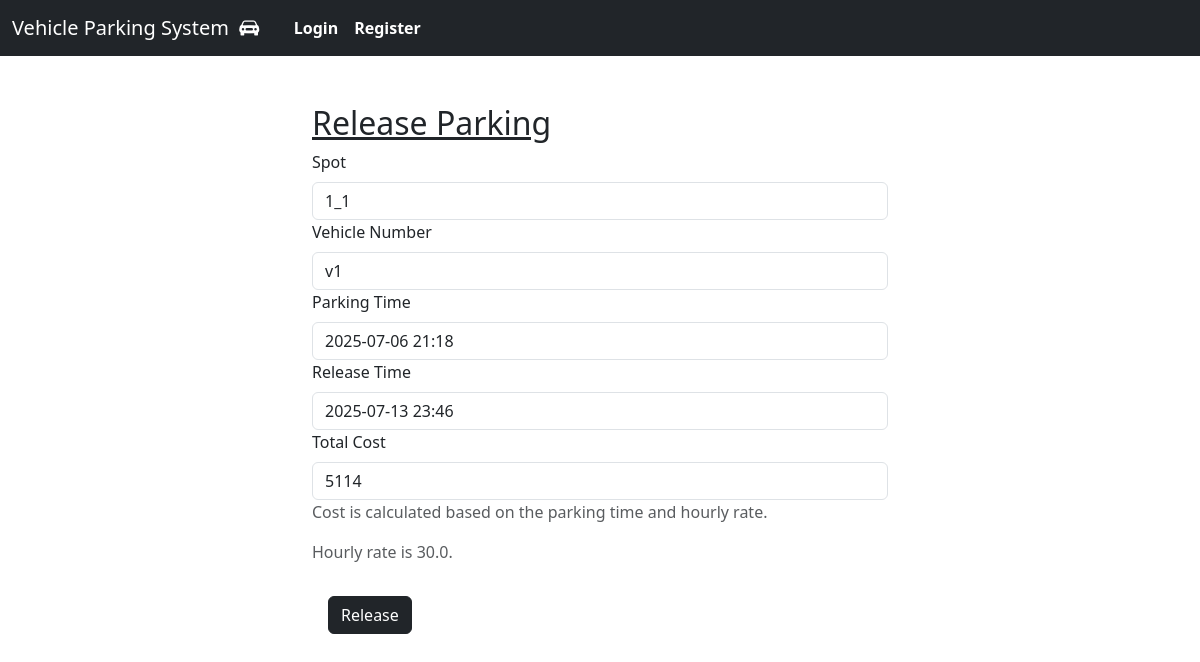
The page /release_parking/1 on the database as committed earlier.
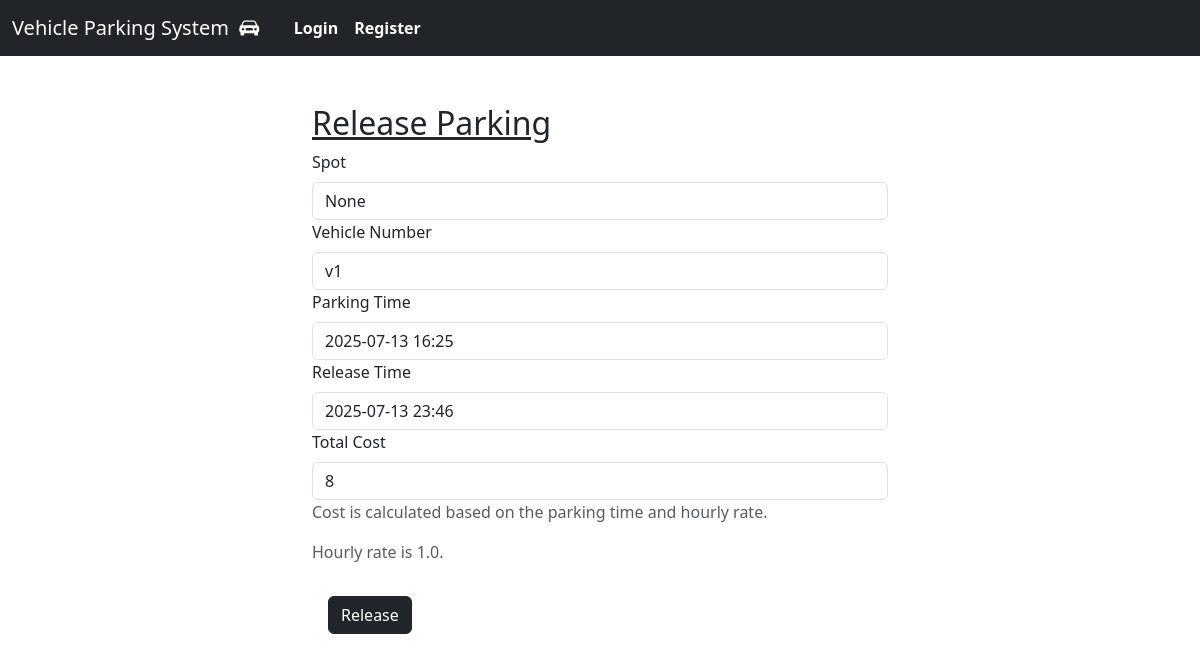
The same page on the database as committed later.
### controllers/models.py (models this page shows)
class Reservation(db.Model):
    id = db.Column(db.Integer, primary_key=True, autoincrement=True)
    spot_id = db.Column(db.Integer, db.ForeignKey('parking_spot.spot'), nullable=True)
    user_id = db.Column(db.Integer, db.ForeignKey('user.id'), nullable=False)
    parking_timestamp = db.Column(db.DateTime, nullable=False, default=datetime.utcnow)
    leaving_timestamp = db.Column(db.DateTime, nullable=True)
    parking_cost = db.Column(db.Float, nullable=True)
    vehicle_number = db.Column(db.String(20), nullable=False)
    spot = db.relationship('ParkingSpot', backref='reservations')
    user = db.relationship('User', backref='reservations')

### controllers/general_routes.py (the view, shortened to what this page needs)
@app.route('/release_parking/<int:reservation_id>', methods=['GET', 'POST'])
def release_parking(reservation_id):
    reservation = Reservation.query.get_or_404(reservation_id)
    parking_time = reservation.parking_timestamp.strftime('%Y-%m-%d %H:%M')
    release_time = datetime.now(ZoneInfo("Asia/Kolkata")).strftime('%Y-%m-%d %H:%M')
    fmt = "%Y-%m-%d %H:%M"
    start_dt = datetime.strptime(parking_time, fmt)
    end_dt   = datetime.strptime(release_time, fmt)
    delta = end_dt - start_dt
    hours = delta.total_seconds() / 3600
    hourly_cost = float(reservation.parking_cost)
    cost  = hours * hourly_cost
    cost = math.ceil(cost)
    return render_template('release_parking.html', reservation=reservation,reservation_id=reservation_id,t=release_time ,cost=cost)

### templates/release_parking.html (shortened to what this page needs)
<!DOCTYPE html>
<html lang="en">
<head>
</head>
{% extends 'index.html' %}
    {% block content %}
    <div class="container-fluid">
        <div class="row justify-content-center">
            <div class="col-6 m-3">
                <h2><u>Release Parking</u></h2>
                <form method="post" action="/release_parking/{{ reservation_id }}">
                    <div class="mb-1.5">
                        <label for="spot" class="form-label">Spot</label>
                        <input type="text" class="form-control" id="spot" name="spot" value="{{ reservation.spot_id }}" required>
                    </div>
                    <div class="mb-1.5">
                        <label for="vehicle_number" class="form-label">Vehicle Number</label>
                        <input type="text" class="form-control" id="vehicle_number" name="vehicle_number" value="{{ reservation.vehicle_number }}" required>
                    </div>
                    <div class="mb-1.5">
                        <label for="parking_time" class="form-label">Parking Time</label>
                        <input type="text" class="form-control" id="parking_time" name="parking_time" value="{{ reservation.parking_timestamp.strftime('%Y-%m-%d %H:%M') }}" required>
                    </div>
                    <div class="mb-1.5">
                        <label for="release_time" class="form-label">Release Time</label>
                        <input type="text" class="form-control" id="release_time" name="release_time" value="{{ t }}" required>
                    </div>
                    <div class="mb-1.5">
                        <label for="total_cost" class="form-label">Total Cost</label>
                        <input type="text" class="form-control" id="total_cost" name="total_cost" value="{{ cost }}" required>
                        <p class="text-muted">Cost is calculated based on the parking time and hourly rate.</p>
                        <p class="text-muted">Hourly rate is {{ reservation.parking_cost }}.</p>
                    </div>
                    <button type="submit" class="btn btn-dark m-3">Release</button>
                </form>
            </div>
        </div>
    </div>
    {%endblock%}

Rows that differ between the two databases and show on the page:
changed Reservation: spot "1_1" → "None"; parking_time "2025-07-06 21:18" → "2025-07-13 16:25"; parking_cost "30.0" → "1.0"
Other text that changed with them:
form field total_cost: "5114" → "8"
